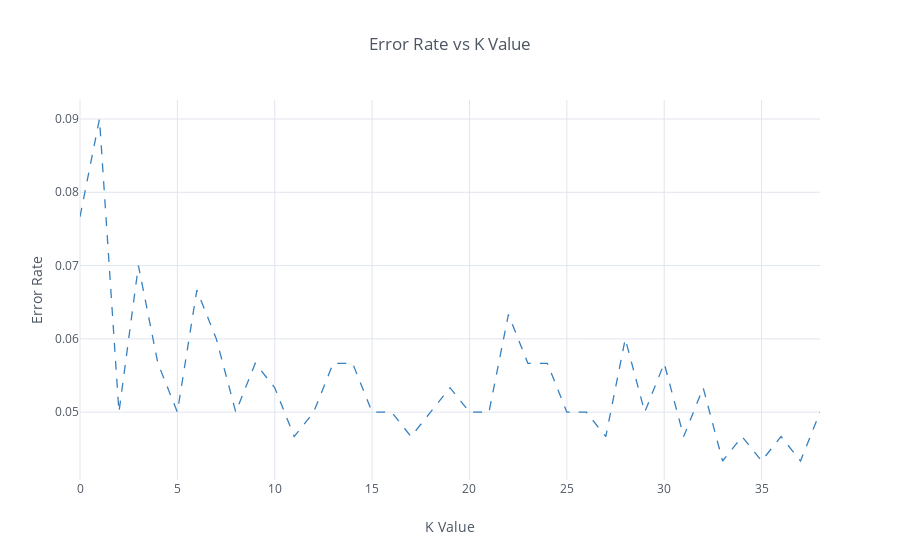

The code cell stored with this chart in its notebook:
### Code cell
#Now you can plot the data frame using cufflinks
new.iplot(title='Error Rate vs K Value', xTitle='K Value', yTitle='Error Rate', zTitle='', theme='white', colors='blue', colorscale=None, fill=False, width=None, dash='dash', symbol='circle-dot', size=12)

### Figure 1 — Plotly figure (JSON) as saved in the notebook; plotly's stock layout.template omitted (floating-point values rounded to 4 significant figures)
{"data": [{"line": {"color": "rgba(55, 128, 191, 1.0)", "dash": "dash", "shape": "linear", "width": 1.3}, "mode": "lines", "name": "Error Rate", "text": "", "type": "scatter", "uid": "9927d014-662d-4844-8bfa-be4bca5a230f", "x": [0, 1, 2, 3, 4, 5, 6, 7, 8, 9, 10, 11, 12, 13, 14, 15, 16, 17, 18, 19, 20, 21, 22, 23, 24, 25, 26, 27, 28, 29, 30, 31, 32, 33, 34, 35, 36, 37, 38], "y": [0.07667, 0.09, 0.05, 0.07, 0.05667, 0.05, 0.06667, 0.06, 0.05, 0.05667, 0.05333, 0.04667, 0.05, 0.05667, 0.05667, 0.05, 0.05, 0.04667, 0.05, 0.05333, 0.05, 0.05, 0.06333, 0.05667, 0.05667, 0.05, 0.05, 0.04667, 0.06, 0.05, 0.05667, 0.04667, 0.05333, 0.04333, 0.04667, 0.04333, 0.04667, 0.04333, 0.05]}], "layout": {"legend": {"bgcolor": "#FFFFFF", "font": {"color": "#4D5663"}}, "paper_bgcolor": "#FFFFFF", "plot_bgcolor": "#FFFFFF", "title": {"font": {"color": "#4D5663"}, "text": "Error Rate vs K Value"}, "xaxis": {"gridcolor": "#E1E5ED", "showgrid": true, "tickfont": {"color": "#4D5663"}, "title": {"font": {"color": "#4D5663"}, "text": "K Value"}, "zerolinecolor": "#E1E5ED"}, "yaxis": {"gridcolor": "#E1E5ED", "showgrid": true, "tickfont": {"color": "#4D5663"}, "title": {"font": {"color": "#4D5663"}, "text": "Error Rate"}, "zerolinecolor": "#E1E5ED"}}}
